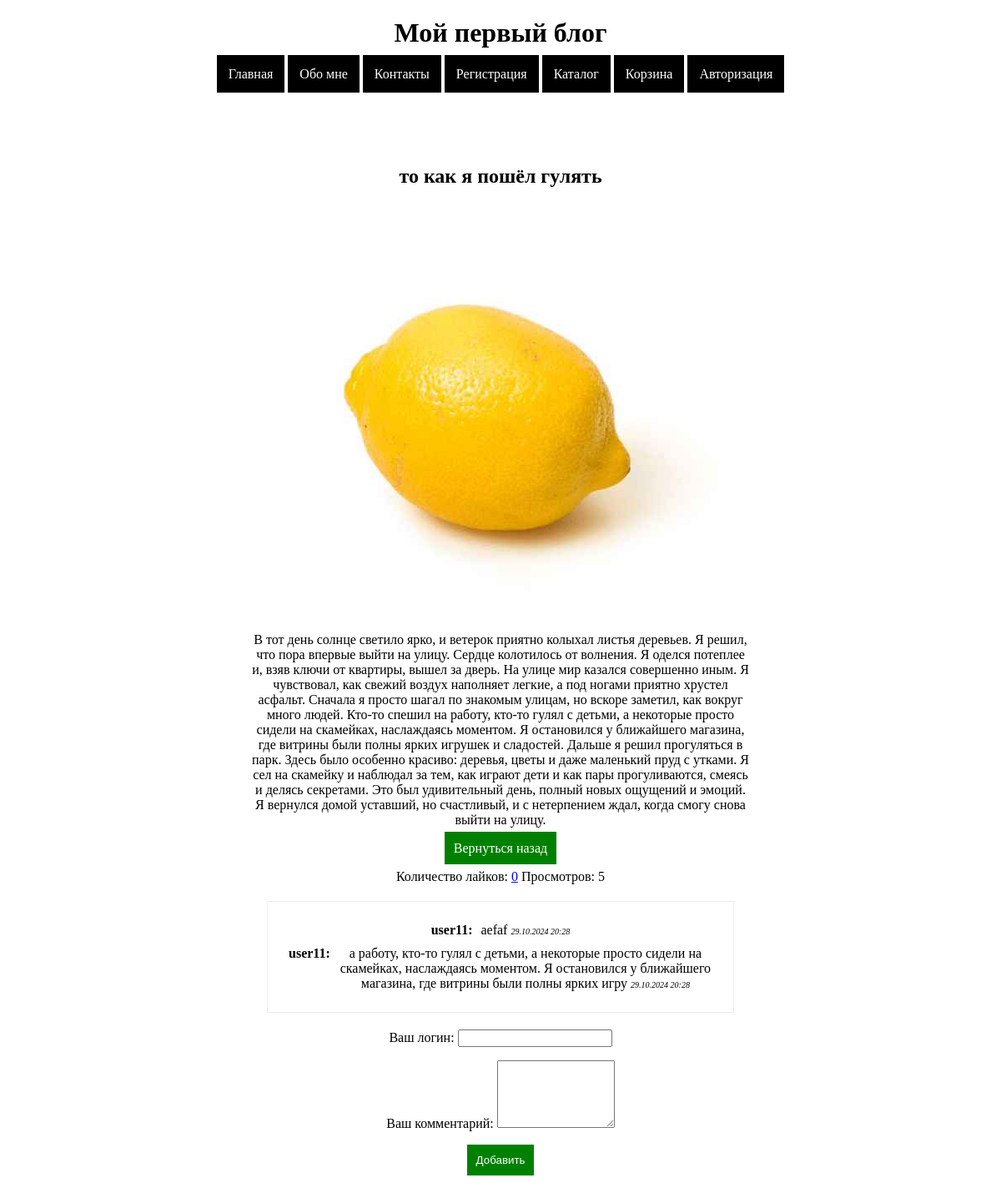
The page /view/5 on the database its author committed.
### app/models.py (models this page shows, shortened)
class Blog(models.Model):
    title = models.CharField(max_length=200)
    image = models.ImageField(upload_to='blogs')
    description = models.TextField()
    full_text = models.TextField()
    user = models.ForeignKey(User, on_delete=models.CASCADE, default=None)
    date = models.DateTimeField(auto_now=True)
    view = models.IntegerField(default=0)

class Comment(models.Model):
    comment = models.TextField()
    datetime = models.DateTimeField(auto_now=True)
    user = models.ForeignKey(User, on_delete=models.CASCADE)
    blog = models.ForeignKey(Blog, on_delete=models.CASCADE)

class User(models.Model):
    login = models.CharField(max_length=200)
    email = models.CharField(max_length=200)
    password = models.CharField(max_length=200)
    balance = models.IntegerField(default=0)

### app/views.py (the view, shortened to what this page needs)
# urls.py: path('view/<int:id>', view_new),
def view_new(request, id):
    blog_object = Blog.objects.filter(id=id).first()
    blog_object.view += 1
    blog_object.save()
    like_count = 0
    if Like.objects.filter(blog=blog_object).exists():
        like_count = Like.objects.filter(blog=blog_object).first().view
    comments = Comment.objects.filter(blog=blog_object)
    new = Blog.objects.filter(id=id).first()
    return render(request, 'view_new.html', {'new': new, 'comments': comments, 'like_count': like_count})

### app/templates/view_new.html (shortened to what this page needs)
{% extends 'base.html' %}
{% block content %}
<div class="content">
    <h2>{{new.title}}</h2>
    <p>
        <img src="/media/{{new.image}}" alt="">
    </p>
    <p>
        {{new.full_text|safe}}
    </p>
    <p>
        <a href="/" class="btn">Вернуться назад</a>
    </p>
    <p>
        Количество лайков: <a href="/add_like/{{new.id}}">{{like_count}}</a>
        Просмотров: {{new.view}}
    </p>
    <div class="comment_blog">
        {% for comment in comments %}
        <div class="comment_blog_item">
            <div>{{comment.user.login}}: </div>
            <div>{{comment.comment}}
                <span>{{comment.datetime|date:"d.m.Y H:i"}}</span>
            </div>
        </div>
        {% endfor %}
    </div>
    <form method="post">
        <p>
            <label>Ваш логин:</label>
            <input type="text" name="login" value="{{request.session.user}}" readonly>
        </p>
        <p>
             <label>Ваш комментарий:</label>
            <textarea rows="5" cols="15" name="comment"></textarea>
        </p>
        <p>
            <button type="submit" class="btn">Добавить</button>
        </p>
    </form>
</div>
{% endblock %}

### app/static/app.css (style rules this page uses)
.btn { background: green; color: white; padding: 10px; border: none; cursor: pointer; border: 1px solid green; text-decoration: none }
.content { width: 600px; margin: 100px auto; text-align: center }
.comment_blog { border: 1px solid #eee; margin: 20px; padding: 20px }
.comment_blog_item { display: flex; justify-content: center; }
.comment_blog_item div { padding: 5px }
.comment_blog_item div:first-child { font-weight: bolder; }
.comment_blog_item span { font-size: 10px; font-style: italic }

### rows shown on the page
Blog: title "то как я пошёл гулять", image (picture), full_text "В тот день солнце светило ярко, и ветерок приятно колыхал листья деревьев. Я решил, что пора впервые выйти на улицу. Сердце колотилось от волнения. Я оделся потеплее и, взяв ключи от квартиры, вышел за дверь. На улице мир казался совершенно иным. Я чувствовал, как свежий воздух наполняет легкие, а под ногами приятно хрустел асфальт. Сначала я просто шагал по знакомым улицам, но вскоре заметил, как вокруг много людей. Кто-то спешил на работу, кто-то гулял с детьми, а некоторые просто сидели на скамейках, наслаждаясь моментом. Я остановился у ближайшего магазина, где витрины были полны ярких игрушек и сладостей. Дальше я решил прогуляться в парк. Здесь было особенно красиво: деревья, цветы и…", view "5"
Comment: user.login "user11", comment "aefaf", datetime "29.10.2024 20:28"
Comment: user.login "user11", comment "а работу, кто-то гулял с детьми, а некоторые просто сидели на скамейках, наслаждаясь моментом. Я остановился у ближайшего магазина, где витрины были полны ярких игру", datetime "29.10.2024 20:28"

### other values the page prints
{{ like_count }} "0"
